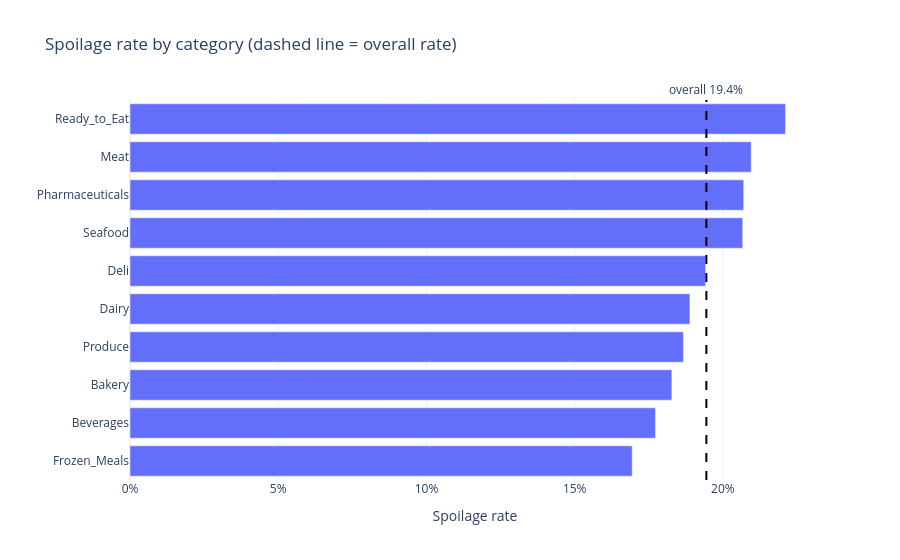

Notebook code for this chart:
### Markdown cell above
## 2. Spoilage rate by category

The overall rate is 19.4 %. Ready_to_Eat is highest (22.1 %) and Frozen_Meals lowest (16.9 %). The spread is small (Cramér's V = 0.039).

### Code cell
by_cat = (df.groupby("category")
            .agg(spoilage_rate=("was_spoiled", "mean"),
                 avg_waste_pct=("waste_pct", "mean"),
                 batches=("record_id", "size"))
            .reset_index()
            .sort_values("spoilage_rate"))
cat_order = by_cat["category"].tolist()

# checks against the EDA report
rate = by_cat.set_index("category")["spoilage_rate"]
assert round(rate["Frozen_Meals"], 3) == 0.169 and round(rate["Ready_to_Eat"], 3) == 0.221

fig = px.bar(by_cat, x="spoilage_rate", y="category", orientation="h",
             hover_data={"spoilage_rate": ":.1%", "batches": ":,", "category": False},
             labels={"spoilage_rate": "Spoilage rate", "category": ""},
             title="Spoilage rate by category (dashed line = overall rate)")
fig.add_vline(x=overall, line_dash="dash", line_color="black",
              annotation_text=f"overall {overall:.1%}", annotation_position="top")
fig.update_xaxes(tickformat=".0%", rangemode="tozero")
show_and_save(fig, "01_spoilage_by_category")

### Figure 1 — Plotly figure (JSON) as saved in the notebook; plotly's stock layout.template omitted (floating-point values rounded to 4 significant figures)
{"data": [{"customdata": [[9923], [9901], [10039], [10001], [9964], [9991], [9957], [10120], [10055], [10049]], "hovertemplate": "Spoilage rate=%{x:.1%}<br>batches=%{customdata[0]:,}<extra></extra>", "legendgroup": "", "marker": {"color": "#636efa", "pattern": {"shape": ""}}, "name": "", "orientation": "h", "showlegend": false, "textposition": "auto", "type": "bar", "x": [0.1694, 0.1773, 0.1828, 0.1867, 0.1889, 0.1942, 0.2067, 0.207, 0.2095, 0.2211], "xaxis": "x", "y": ["Frozen_Meals", "Beverages", "Bakery", "Produce", "Dairy", "Deli", "Seafood", "Pharmaceuticals", "Meat", "Ready_to_Eat"], "yaxis": "y"}], "layout": {"annotations": [{"showarrow": false, "text": "overall 19.4%", "x": 0.1944, "xanchor": "center", "xref": "x", "y": 1, "yanchor": "bottom", "yref": "y domain"}], "barmode": "relative", "legend": {"tracegroupgap": 0}, "shapes": [{"line": {"color": "black", "dash": "dash"}, "type": "line", "x0": 0.1944, "x1": 0.1944, "xref": "x", "y0": 0, "y1": 1, "yref": "y domain"}], "title": {"text": "Spoilage rate by category (dashed line = overall rate)"}, "xaxis": {"anchor": "y", "domain": [0.0, 1.0], "rangemode": "tozero", "tickformat": ".0%", "title": {"text": "Spoilage rate"}}, "yaxis": {"anchor": "x", "domain": [0.0, 1.0], "title": {"text": ""}}}}
